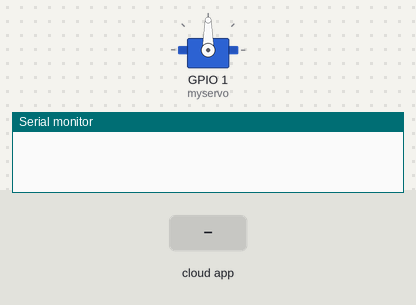
Recording of a sketch running on a simulated ESP32. Parts: servo, the last lines printed to the serial monitor. Inputs (shaded band) come from the test bench. WiFi joins after 1.5 s; servers stay silent unless stated.

Above: at 2.7 s.
2.8 s: the phone or cloud app sets servo_motor to 0
At 3.6 s:
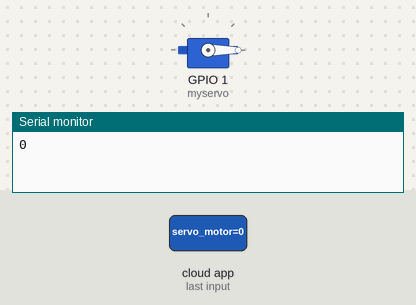
4.5 s: the phone or cloud app sets servo_motor to 25
At 4.8 s:
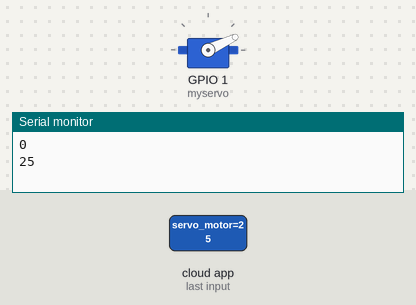
6.0 s: the phone or cloud app sets servo_motor to 50
At 7.1 s:
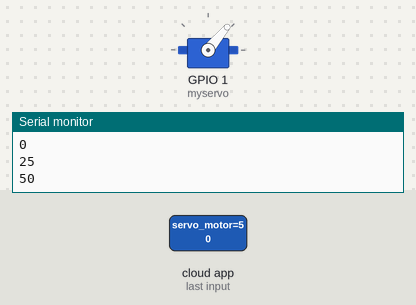
7.5 s: the phone or cloud app sets servo_motor to 100
At 8.2 s:
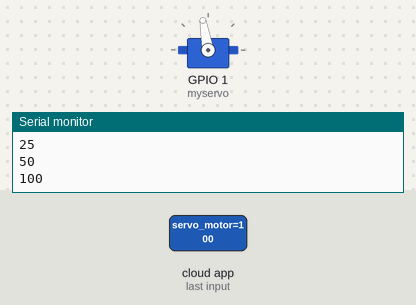
Timing chart, 0 to 10.0 s (numbered marks = the images above; inputs shaded):
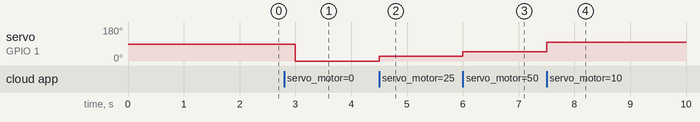

The sketch:

servo_aug04a.ino
```cpp
#include "arduino_secrets.h"
// Servo - Version: Latest
#include <Servo.h>

/*
  Sketch generated by the Arduino IoT Cloud Thing "Untitled"
  https://create.arduino.cc/cloud/things/64146fea-a6dd-4f22-9cdd-2d86e973d451

  Arduino IoT Cloud Variables description

  The following variables are automatically generated and updated when changes are made to the Thing

  int servo_motor;

  Variables which are marked as READ/WRITE in the Cloud Thing will also have functions
  which are called when their values are changed from the Dashboard.
  These functions are generated with the Thing and added at the end of this sketch.
*/

#include "thingProperties.h"
Servo myservo;
void setup() {
  // Initialize serial and wait for port to open:
  Serial.begin(9600);
  // This delay gives the chance to wait for a Serial Monitor without blocking if none is found
  delay(1500);
myservo.attach(1);
  // Defined in thingProperties.h
  initProperties();

  // Connect to Arduino IoT Cloud
  ArduinoCloud.begin(ArduinoIoTPreferredConnection);

  /*
     The following function allows you to obtain more information
     related to the state of network and IoT Cloud connection and errors
     the higher number the more granular information you’ll get.
     The default is 0 (only errors).
     Maximum is 4
 */
  setDebugMessageLevel(2);
  ArduinoCloud.printDebugInfo();
}

void loop() {
  ArduinoCloud.update();


}


/*
  Since ServoMotor is READ_WRITE variable, onServoMotorChange() is
  executed every time a new value is received from IoT Cloud.
*/
void onServoMotorChange()  {
  Serial.println(servo_motor);
  myservo.write(servo_motor);
}
```

arduino_secrets.h
```cpp
#define SECRET_SSID ""
#define SECRET_PASS ""
#define SECRET_DEVICE_KEY ""
```

thingProperties.h
```cpp
// Code generated by Arduino IoT Cloud, DO NOT EDIT.

#include <ArduinoIoTCloud.h>
#include <Arduino_ConnectionHandler.h>

const char DEVICE_LOGIN_NAME[]  = "ef459844-2c1f-4b7a-a0a0-9181fa634968";

const char SSID[]               = SECRET_SSID;    // Network SSID (name)
const char PASS[]               = SECRET_PASS;    // Network password (use for WPA, or use as key for WEP)
const char DEVICE_KEY[]  = SECRET_DEVICE_KEY;    // Secret device password

void onServoMotorChange();

int servo_motor;

void initProperties(){

  ArduinoCloud.setBoardId(DEVICE_LOGIN_NAME);
  ArduinoCloud.setSecretDeviceKey(DEVICE_KEY);
  ArduinoCloud.addProperty(servo_motor, READWRITE, ON_CHANGE, onServoMotorChange);

}

WiFiConnectionHandler ArduinoIoTPreferredConnection(SSID, PASS);
```

Measured:
- after the input at 2.8 s, servo on GPIO 1 (myservo): 90° → 0° after 0.20 s
- after the input at 4.5 s, servo on GPIO 1 (myservo): 0° → 25° at once
- after the input at 6.0 s, servo on GPIO 1 (myservo): 25° → 50° at once
- after the input at 7.5 s, servo on GPIO 1 (myservo): 50° → 100° at once
